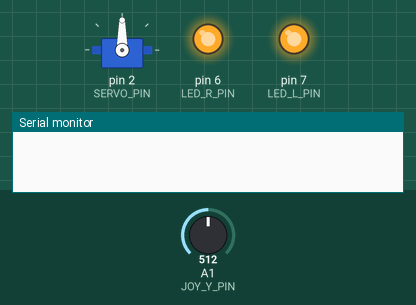
Recording of a sketch running on a simulated Arduino Uno, built with avr-gcc and run on an emulated ATmega328P. Shown: servo, output pins drawn as LEDs (lit = HIGH), the last lines printed to the serial monitor. The test bench sets the inputs (shaded band); at power-on: A1 (JOY_Y_PIN) = 512.

Above: at 1.2 s.
1.3 s: A1 (JOY_Y_PIN) set to 318
2.8 s: A1 (JOY_Y_PIN) set to 289
At 4.1 s:
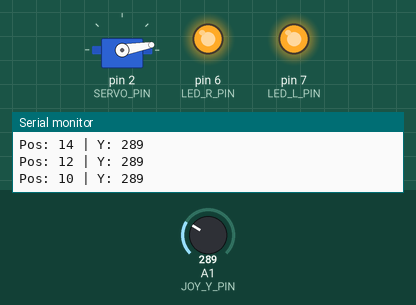
5.1 s: A1 (JOY_Y_PIN) set to 793
6.6 s: A1 (JOY_Y_PIN) set to 818
At 8.7 s:
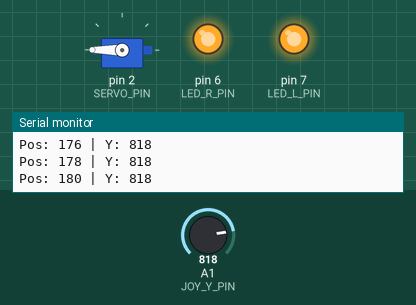
9.6 s: A1 (JOY_Y_PIN) set to 290
At 9.77 s:
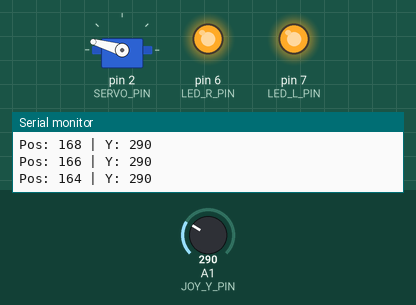
12.6 s: A1 (JOY_Y_PIN) set to 810
At 12.77 s:
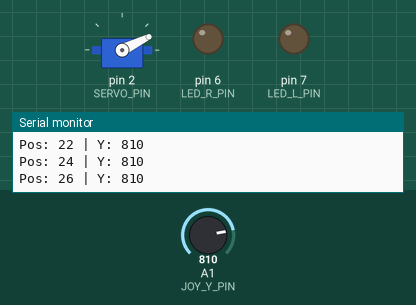
Timing chart, 0 to 15.9 s (numbered marks = the images above; inputs shaded):
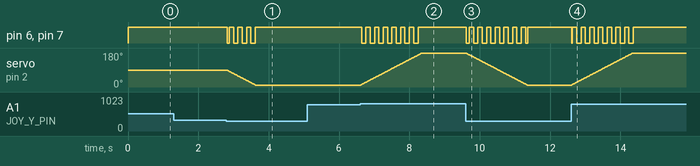

The sketch:

UnicornValentineAR.ino
```cpp
#include <Servo.h>

const int SERVO_PIN = 2;
const int MOVE_DELAY = 20;
const int MAX_DEGREE = 90;

const int JOY_X_PIN = 0;
const int JOY_Y_PIN = 1;
const int JOY_BUTTON_PIN = 3;

const int LED_L_PIN = 7;
const int LED_R_PIN = 6;
int ledCount = 0;
bool ledMode = true;

Servo servo;
int current_position = 90;
const int MOVE_DELTA = 2;

void setup() {
  // put your setup code here, to run once:
  Serial.begin(9600);
  pinMode(SERVO_PIN, OUTPUT);
  servo.attach(SERVO_PIN);

  pinMode(JOY_BUTTON_PIN, INPUT);
  digitalWrite(JOY_BUTTON_PIN, LOW);

   pinMode(LED_L_PIN, OUTPUT);
   pinMode(LED_R_PIN, OUTPUT);
}

void loop() {
  bool moved = handleMovement();
  handleLEDs(moved);
  delay(MOVE_DELAY);
}

void handleLEDs(bool moved) {
  if (ledCount++ == 5) {
    ledCount = 0;
    ledMode = !ledMode;
  }

  digitalWrite(LED_L_PIN, HIGH);
  digitalWrite(LED_R_PIN, HIGH);
  if (moved && !ledMode) {
    digitalWrite(LED_L_PIN, LOW);
    digitalWrite(LED_R_PIN, LOW);
  }
}

bool handleMovement() {
  bool moved = false;
  int y_pos = analogRead(JOY_Y_PIN);
  // right
  if (y_pos < 300 && current_position > 10) {
    current_position -= MOVE_DELTA;
    moved = true;
  } else if (y_pos > 800 && current_position < 180 ) {
  current_position += MOVE_DELTA;
  moved = true;
  }
  if (moved) {
    servo.write(current_position);
    Serial.print("Pos: ");
    Serial.print(current_position);
    Serial.print(" | Y: ");
    Serial.println(y_pos);
  }
  return moved;
}


void debugJoystick() {
  Serial.print("Switch:  ");
  Serial.print(digitalRead(JOY_BUTTON_PIN));
  Serial.print("\n");
  Serial.print("X-axis: ");
  Serial.print(analogRead(JOY_X_PIN));
  Serial.print("\n");
  Serial.print("Y-axis: ");
  Serial.println(analogRead(JOY_Y_PIN));
  Serial.print("\n\n");
  delay(500);
}

void scan() {
  for (int i=0; i<MAX_DEGREE; i++) {
    servo.write(i);
    delay(MOVE_DELAY);
    Serial.println("Set position to: " + String(i));
  }
  for (int i=MAX_DEGREE; i >= 0; --i) {
    servo.write(i);
    delay(MOVE_DELAY);
  }
}
```

Measured:
- the behaviour switches between 300 and 299 on A1 (JOY_Y_PIN) (found by bisection; images 0 and 1)
- the behaviour switches between 800 and 801 on A1 (JOY_Y_PIN) (found by bisection; images 1 and 2)
- after the input at 1.3 s, every drawn part: stays the same
- after the input at 2.8 s, pin 6 (LED_R_PIN), pin 7 (LED_L_PIN): HIGH → LOW at once, then repeats every 0.25 s: HIGH 0.12 s, LOW 0.12 s, until it stays HIGH from 3.6 s; servo on pin 2 (SERVO_PIN): moves from 90° to 10° over 0.80 s, starting at once
- after the input at 5.1 s, every drawn part: stays the same
- after the input at 6.6 s, pin 6 (LED_R_PIN), pin 7 (LED_L_PIN): alternates HIGH for 0.12 s and LOW for 0.12 s, 14 changes in all, then stays HIGH, starting at once; servo on pin 2 (SERVO_PIN): moves from 10° to 180° over 1.7 s, starting at once
- after the input at 9.6 s, pin 6 (LED_R_PIN), pin 7 (LED_L_PIN): goes LOW 0.08 s, 6 × (HIGH 0.12 s, LOW 0.12 s), HIGH 0.12 s, LOW 0.06 s, then HIGH, starting at once; servo on pin 2 (SERVO_PIN): moves from 180° to 10° over 1.7 s, starting at once
- after the input at 12.6 s, pin 6 (LED_R_PIN), pin 7 (LED_L_PIN): HIGH → LOW at once, then repeats every 0.25 s: HIGH 0.12 s, LOW 0.12 s, until it stays HIGH from 14.4 s; servo on pin 2 (SERVO_PIN): moves from 10° to 180° over 1.7 s, starting at once
